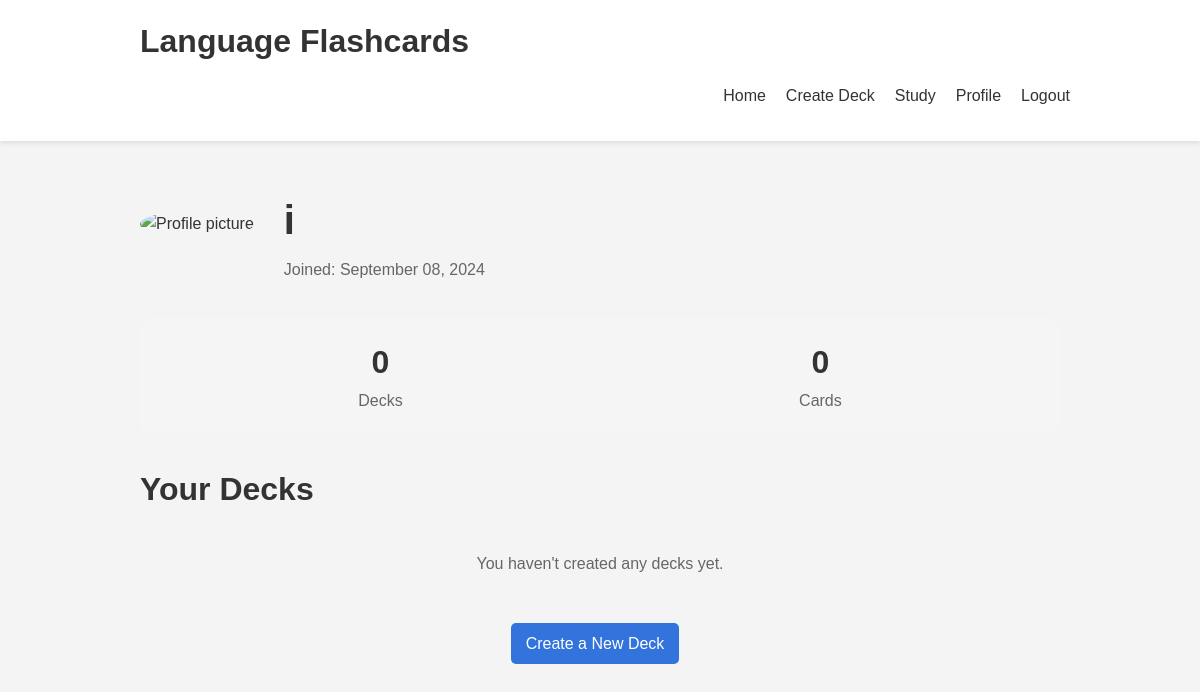
Before: /profile/ (signed in) with the older database file.
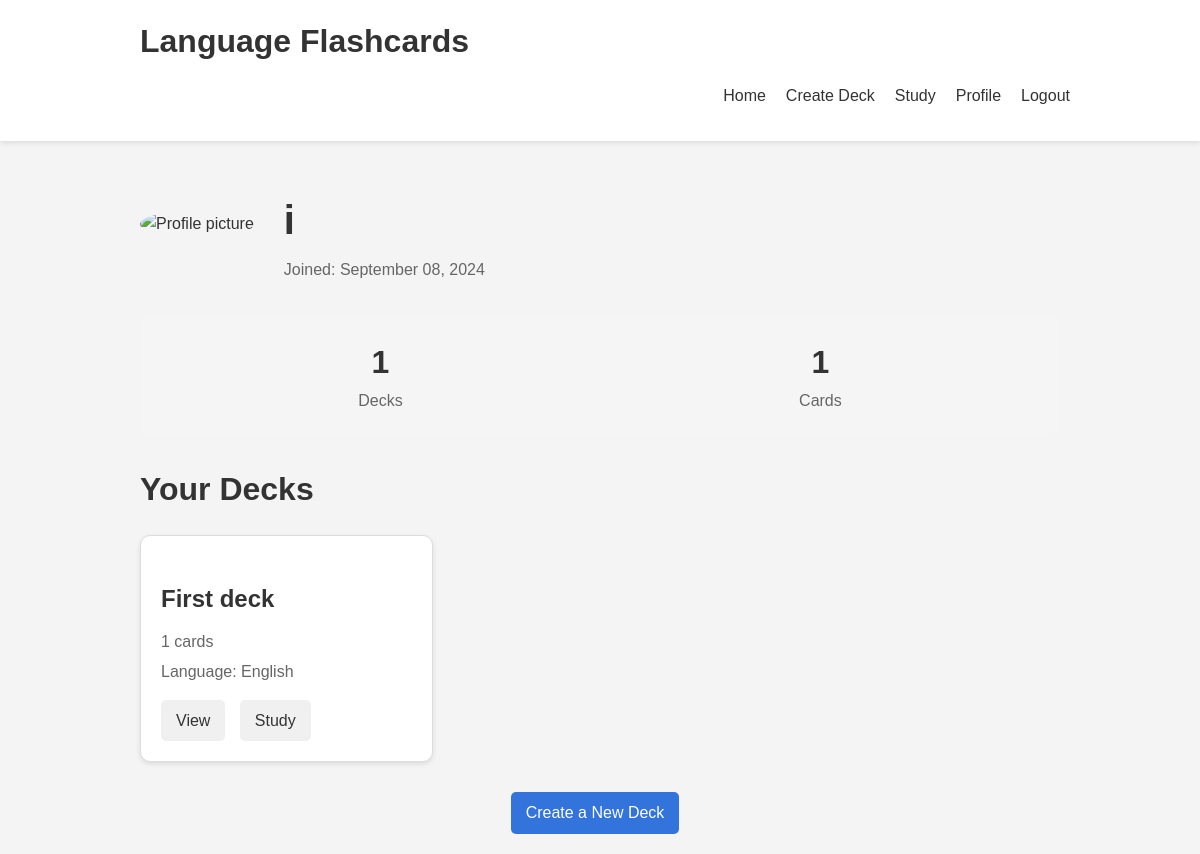
After: the same page with the newer database file.
### flashcards/models.py (models this page shows, shortened)
class Deck(models.Model):
    user = models.ForeignKey(User, on_delete=models.CASCADE)
    name = models.CharField(max_length=100)
    language = models.CharField(max_length=50)
    created_at = models.DateTimeField(auto_now_add=True)

### flashcards/views.py (the view)
# urls.py: path('profile/', views.profile, name='profile'),
@login_required
def profile(request):
    decks = Deck.objects.filter(user=request.user)
    total_cards = Flashcard.objects.filter(deck__user=request.user).count()
    context = {
        'decks': decks,
        'total_cards': total_cards,
    }
    return render(request, 'flashcards/profile.html', context)

### flashcards/templates/flashcards/profile.html (shortened to what this page needs)
{% extends 'flashcards/base.html' %}
{% block content %}
<div class="profile-container">
    <div class="profile-header">
        <div class="profile-avatar">
            <img src="https://as2.ftcdn.net/v2/jpg/05/89/93/27/1000_F_589932782_vQAEAZhHnq1QCGu5ikwrYaQD0Mmurm0N.jpg" alt="Profile picture">
        </div>
        <div class="profile-info">
            <h1>{{ user.username }}</h1>
            <p>Joined: {{ user.date_joined|date:"F d, Y" }}</p>
        </div>
    </div>
    <div class="stats-container">
        <div class="stat-item">
            <span class="stat-value">{{ decks.count }}</span>
            <span class="stat-label">Decks</span>
        </div>
        <div class="stat-item">
            <span class="stat-value">{{ total_cards }}</span>
            <span class="stat-label">Cards</span>
        </div>
    </div>
    <h2>Your Decks</h2>
    <div class="decks-container">
        {% for deck in decks %}
        <div class="deck-card">
            <h3>{{ deck.name }}</h3>
            <p>{{ deck.flashcard_set.count }} cards</p>
            <p>Language: {{ deck.language }}</p>
            <div class="deck-actions">
                <a href="{% url 'deck_detail' deck.id %}" class="button">View</a>
                <a href="{% url 'study_deck' deck.id %}" class="button">Study</a>
            </div>
        </div>
        {% empty %}
        <p class="no-decks">You haven't created any decks yet.</p>
        {% endfor %}
    </div>
    <div class="create-deck">
        <a href="{% url 'create_deck' %}" class="button primary">Create a New Deck</a>
    </div>
</div>
{% endblock %}

Changed rows visible on the page:
added Deck: name "First deck", flashcard_set.count "1", language "English"
Other visible differences:
{{ decks.count }}: "0" → "1"
{{ total_cards }}: "0" → "1"
text no longer shown: "You haven't created any decks yet."
